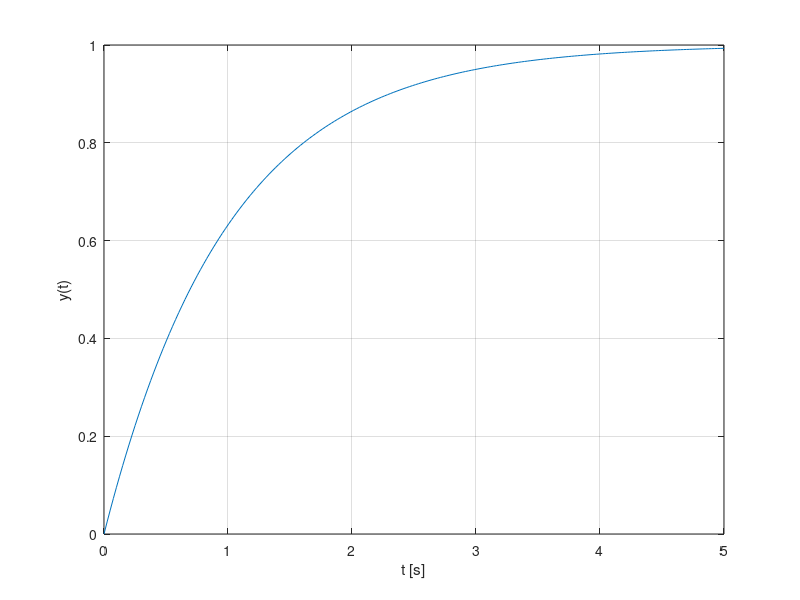

MATLAB code for this plot:
% Generate every figure of this homework. Run from this folder.
% Record MATLAB version and toolboxes in the homework README or here.
rng(0);                                  % fixed seed
t = linspace(0, 5, 200);
figure; plot(t, 1 - exp(-t)); grid on; xlabel('t [s]'); ylabel('y(t)');
exportgraphics(gcf, '../figures/generated/step-response-matlab.pdf');
